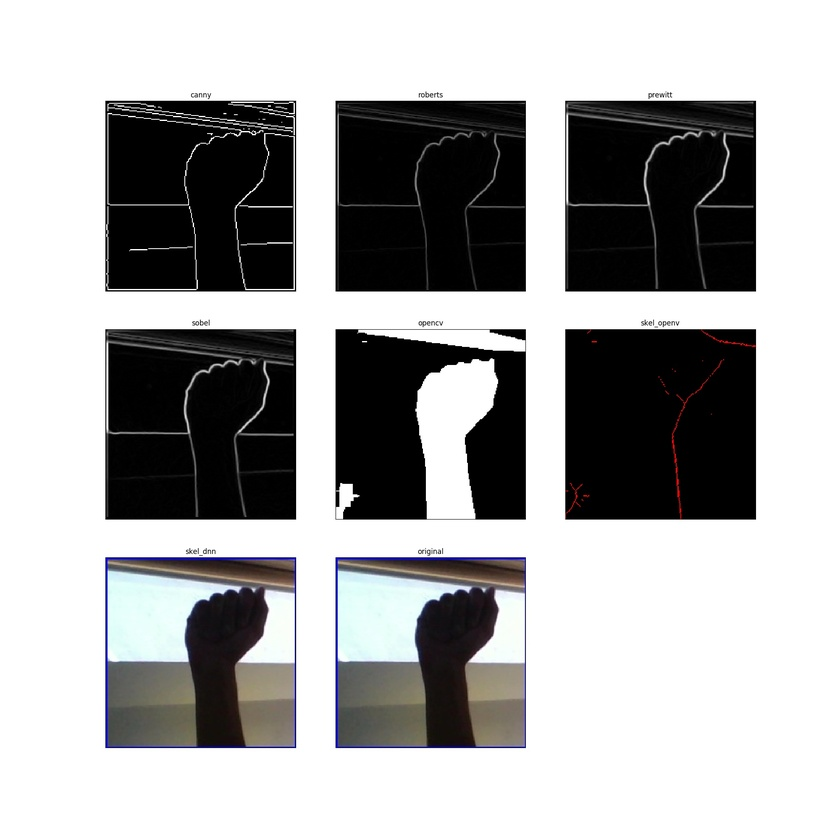
#> input picture edge/compare/A_test.jpg, 840 x 840 px, shrunk from 2000 x 2000 before the run; its folder holds only this picture in this run
$ python -i detector.py   (imports and definitions only)
#> lines starting #> are read from the running program, lines starting #| are printed output that depends on the picture; after the words box and inside, x2 and y2 are one past the last pixel; in counts of white or black regions, pixels touching at a corner belong together
#> further down, picture is the input picture: shape (840, 840, 3); mean B, G, R 168.7, 168.6, 168.6
import cv2
import numpy as np


def skin_detector(img):
    # converting from gbr to hsv color space
    img_HSV = cv2.cvtColor(img, cv2.COLOR_BGR2HSV)
#> img_HSV: shape (840, 840, 3); mean H, S, V 9, 7.8, 169.8
    # skin color range for hsv color space
    HSV_mask = cv2.inRange(img_HSV, (0, 15, 0), (17, 170, 255))
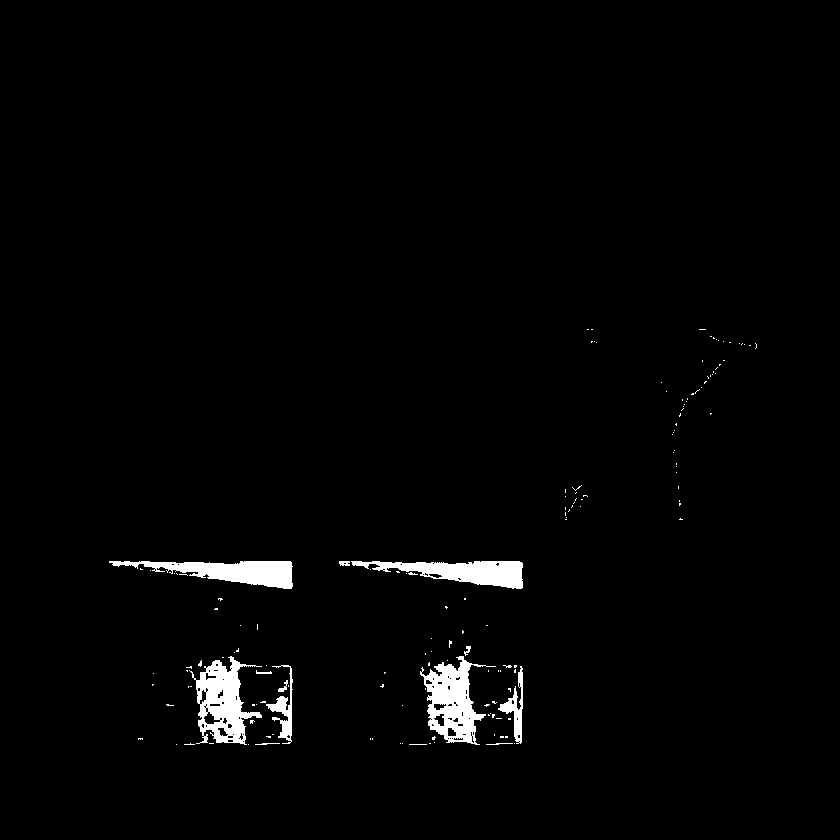
#> HSV_mask: shape (840, 840); 1.9% white; 157 white regions (145 under 20 px), largest, box (x1, y1, x2, y2) and area: (420, 656, 496, 745) 3023, (189, 656, 262, 745) 3019, (109, 561, 293, 589) 2605
    HSV_mask = cv2.morphologyEx(HSV_mask, cv2.MORPH_OPEN, np.ones((3, 3), np.uint8))
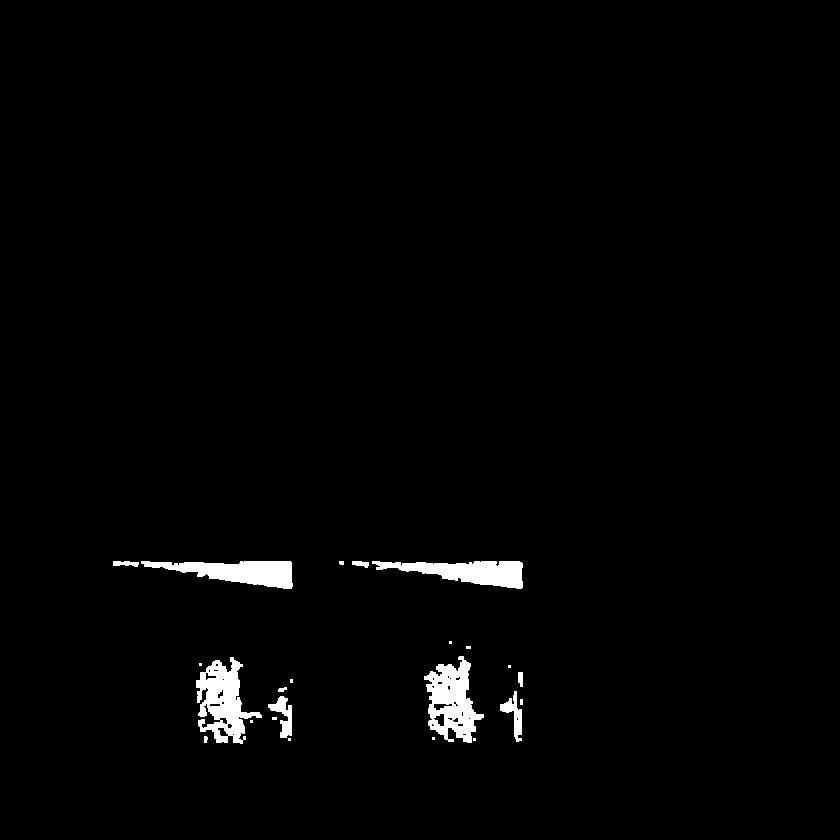
#> HSV_mask: shape (840, 840); 1.7% white; 23 white regions (12 under 20 px), largest, box (x1, y1, x2, y2) and area: (196, 657, 262, 744) 2821, (424, 656, 484, 743) 2806, (141, 561, 293, 589) 2402

    # converting from gbr to YCbCr color space
    img_YCrCb = cv2.cvtColor(img, cv2.COLOR_BGR2YCrCb)
#> img_YCrCb: shape (840, 840, 3); mean of channels 0, 1, 2 168.6, 128, 128
    # skin color range for hsv color space
    YCrCb_mask = cv2.inRange(img_YCrCb, (0, 135, 85), (255, 180, 135))
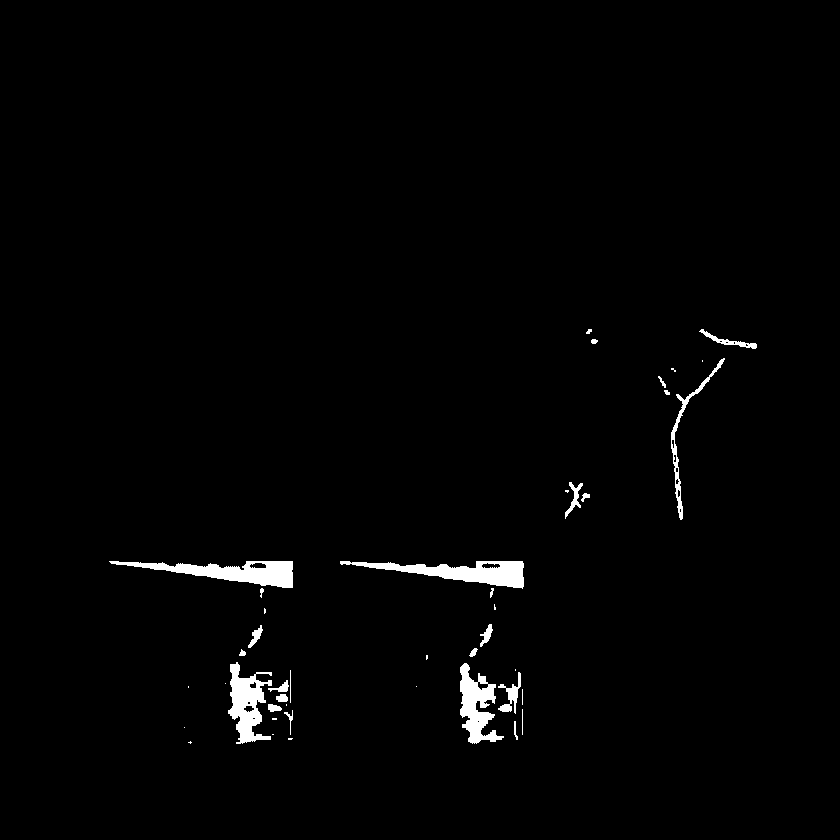
#> YCrCb_mask: shape (840, 840); 1.5% white; 43 white regions (17 under 20 px), largest, box (x1, y1, x2, y2) and area: (109, 561, 293, 588) 2254, (340, 561, 524, 589) 2243, (228, 662, 272, 744) 1850
    YCrCb_mask = cv2.morphologyEx(YCrCb_mask, cv2.MORPH_OPEN, np.ones((3, 3), np.uint8))
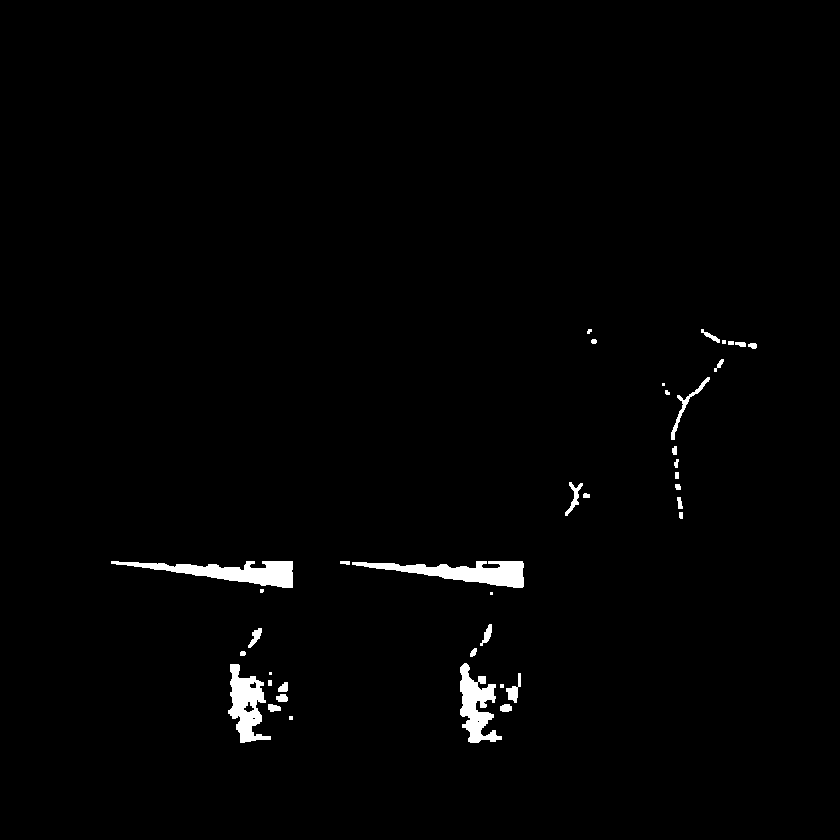
#> YCrCb_mask: shape (840, 840); 1.4% white; 39 white regions (8 under 20 px), largest, box (x1, y1, x2, y2) and area: (111, 561, 293, 588) 2216, (352, 561, 524, 588) 2191, (228, 664, 271, 743) 1750

    # merge skin detection (YCbCr and hsv)
    global_mask = cv2.bitwise_and(YCrCb_mask, HSV_mask)
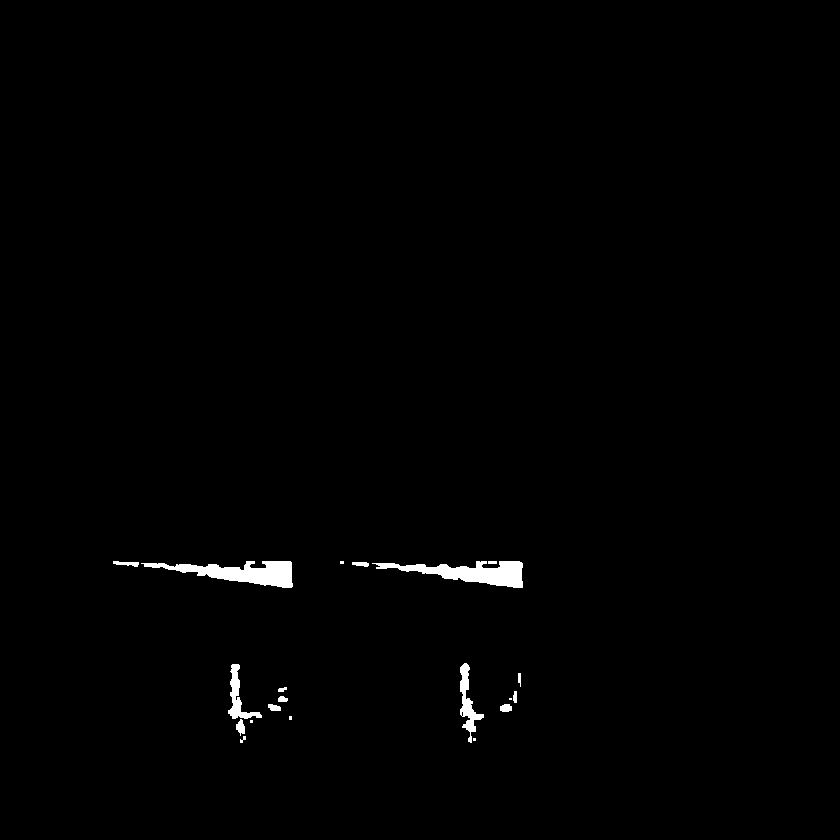
#> global_mask: shape (840, 840); 0.82% white; 20 white regions (5 under 20 px), largest, box (x1, y1, x2, y2) and area: (141, 561, 293, 588) 1964, (372, 561, 523, 588) 1922, (460, 663, 484, 743) 671
    global_mask = cv2.medianBlur(global_mask, 3)
#> global_mask: shape (840, 840); 0.81% white; 18 white regions (5 under 20 px), largest, box (x1, y1, x2, y2) and area: (143, 561, 293, 588) 1960, (376, 561, 523, 588) 1941, (228, 664, 262, 734) 675
    global_mask = cv2.morphologyEx(global_mask, cv2.MORPH_OPEN, np.ones((4, 4), np.uint8))
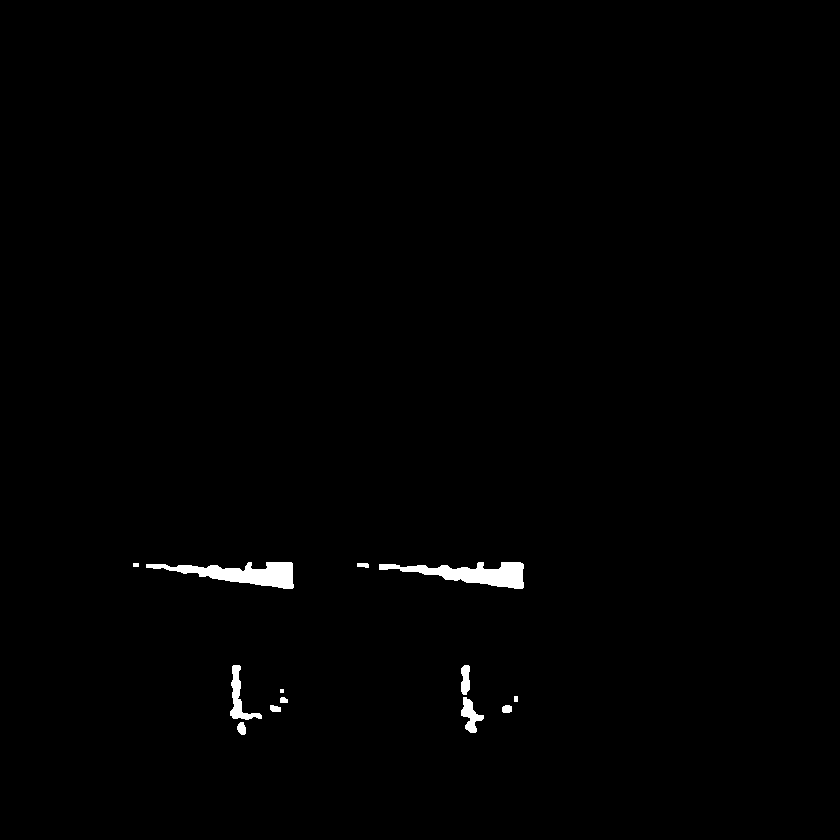
#> global_mask: shape (840, 840); 0.76% white; 13 white regions (1 under 20 px), largest, box (x1, y1, x2, y2) and area: (146, 562, 294, 589) 1936, (379, 562, 524, 589) 1893, (230, 665, 262, 720) 565

    global_result = cv2.bitwise_not(global_mask)
    return global_result

>>> import cv2
>>> picture = cv2.imread('../edge/compare/A_test.jpg')
>>> result = skin_detector(picture)

$ run again, on edge/compare/C_test.jpg
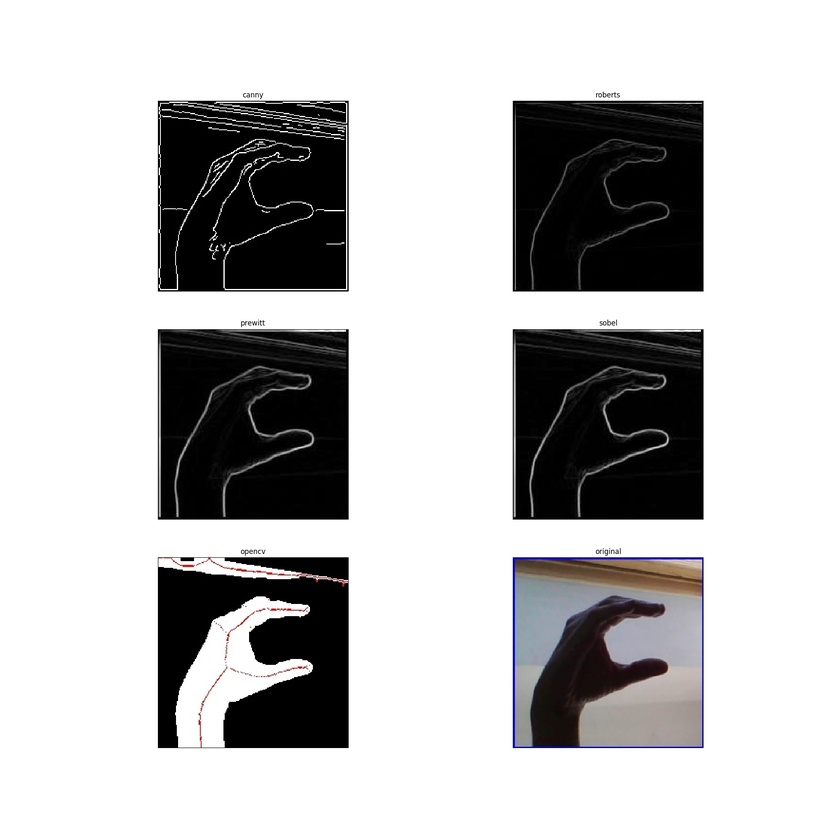
#> input picture edge/compare/C_test.jpg, 840 x 840 px, shrunk from 2000 x 2000 before the run
#> picture is the input picture: shape (840, 840, 3); mean B, G, R 188.6, 188.4, 188.8
#> img_HSV: shape (840, 840, 3); mean H, S, V 5.1, 4.1, 189.3
#> in skin_detector, `HSV_mask = cv2.inRange(img_HSV, (0, 15, 0), (17, 170, 255))`:
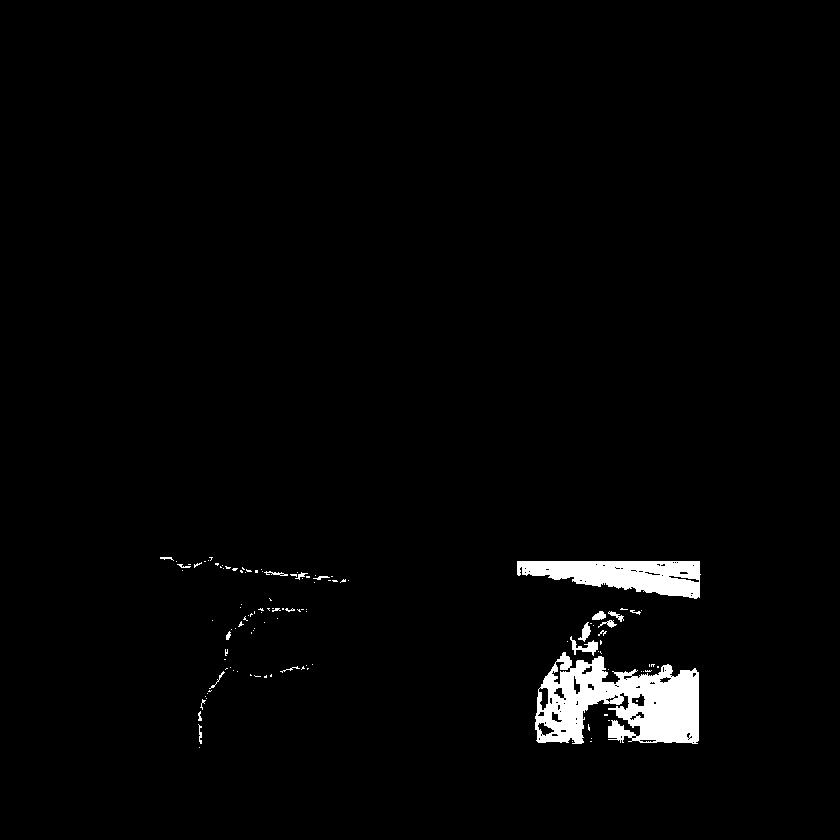
#> HSV_mask: shape (840, 840); 2.2% white; 119 white regions (98 under 20 px), largest, box (x1, y1, x2, y2) and area: (535, 652, 699, 744) 9476, (517, 561, 701, 599) 4506, (570, 636, 598, 656) 213
#> img_YCrCb: shape (840, 840, 3); mean of channels 0, 1, 2 188.6, 128.2, 128
#> in skin_detector, `global_mask = cv2.morphologyEx(global_mask, cv2.MORPH_OPEN, np.ones((4..`:
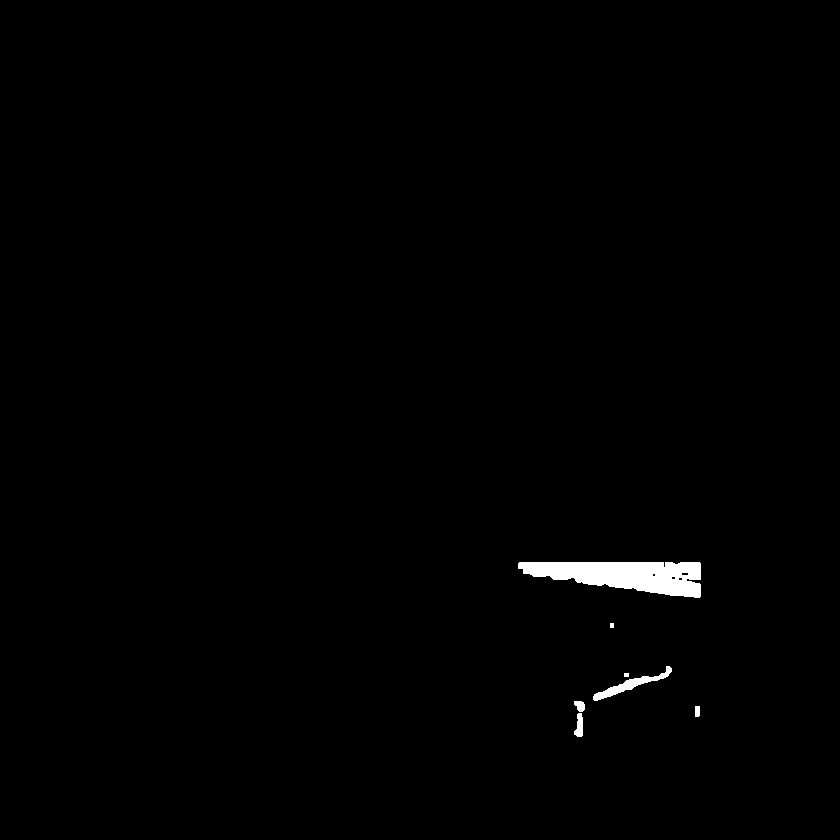
#> global_mask: shape (840, 840); 0.75% white; 7 white regions, largest, box (x1, y1, x2, y2) and area: (518, 562, 701, 598) 4358, (593, 666, 672, 701) 598, (574, 713, 583, 737) 152
